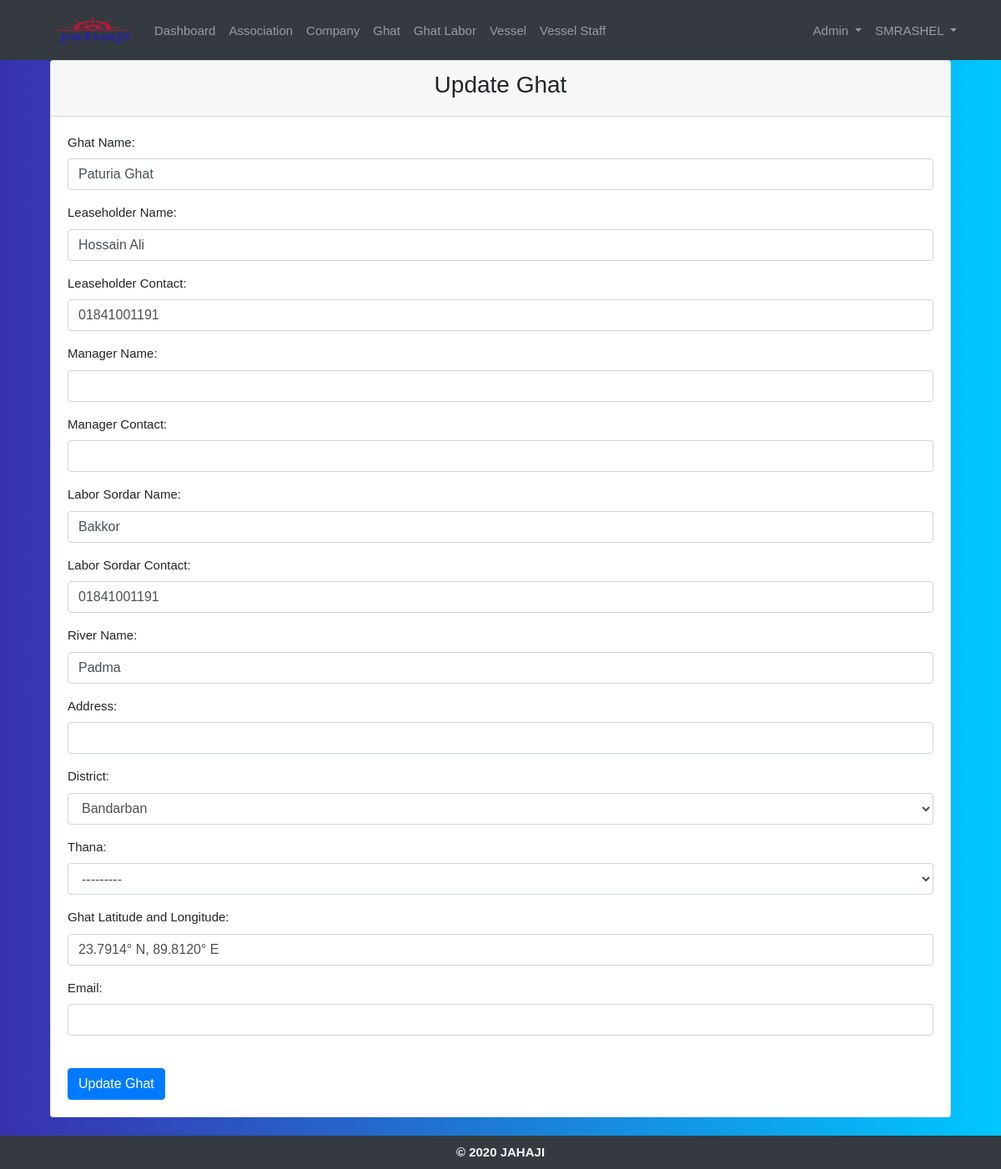
Screenshot of /update_ghat/1/ (signed in) with the database file from the repository.
### crewdatabd/models.py (models this page shows, shortened)
class Ghat(models.Model):
    ghat_name = models.CharField('Ghat Name', max_length=200)
    leaseholder_name = models.CharField('Leaseholder Name', max_length=200)
    leaseholder_contact = models.CharField('Leaseholder Contact', unique=True, max_length=200)
    manager_name = models.CharField('Manager Name', max_length=200, null=True, blank=True)
    manager_contact = models.CharField('Manager Contact', unique=True, max_length=200, null=True, blank=True)
    labor_leader_name = models.CharField('Labor Sordar Name', max_length=200, null=True, blank=True)
    labor_leader_contact = models.CharField('Labor Sordar Contact', unique=True, max_length=200, null=True, blank=True)
    river_name = models.CharField('River Name', max_length=200, null=True, blank=True)
    ghat_address = models.CharField('Address', max_length=200, null=True, blank=True)
    district = models.ForeignKey(District, on_delete=models.CASCADE)
    thana = models.ForeignKey(Thana, on_delete=models.CASCADE)
    ghat_coordinate = models.CharField('Ghat Latitude and Longitude', max_length=200, null=True, blank=True)
    ghat_email = models.EmailField('Email', max_length=200, null=True, blank=True)
    added_by = models.ForeignKey(
        settings.AUTH_USER_MODEL,
        on_delete=models.CASCADE, null=True, blank=True, related_name='+'
    )
    added_date = models.DateTimeField('Added Date', auto_now_add=True, null=True, blank=True)
    updated_by = models.ForeignKey(
        settings.AUTH_USER_MODEL,
        on_delete=models.CASCADE, null=True, blank=True, related_name='+'
    )
    updated_date = models.DateTimeField('Updated Date', auto_now_add=False, null=True, blank=True)

### crewdatabd/decorators.py (the view)
        def wrapper_func(request, *args, **kwargs):
            group = None
            if request.user.groups.exists():
                group = request.user.groups.all()[0].name
            if group in allowed_roles:
                 return view_func(request, *args, **kwargs)
            else:
                return redirect('home')

### crewdatabd/models.py (called while the page is built)
    def __str__(self):
        return self.district_name

    def __str__(self):
        return self.thana_name

### crewdatabd/views.py (called while the page is built, shortened)
@login_required(login_url='login')
@allowed_users(allowed_roles=['admin', 'manager', 'jahaji'])
def updateGhat(request, pk):
    ghat = get_object_or_404(Ghat, id=pk)
    form = GhatForm(instance=ghat)
    heading = 'Update Ghat'
    context = {'form': form, 'heading': heading}
    return render(request, 'crewdatabd/ghat.html', context)

### crewdatabd/templates/crewdatabd/ghat.html (shortened to what this page needs)
{% extends 'crewdatabd/main.html' %}
{% block content %}
<div class="container">
    <div class="card">
        <div class="card-header">
            <h3 class="text-center">{{ heading }}</h3>
        </div>
        <div class="card-body">
            <form action="" method="POST" autocomplete="off" id="myForm" data-thanas-url="{% url 'load_thanas' %}">
                    {{ form.as_p }}
                <br>
                  <button type="submit" name="submit" class="btn btn-primary">{{ heading }}</button>
            </form>
        </div>
    </div>
</div>
{% endblock %}

### crewdatabd/templates/crewdatabd/navbar.html (shortened to what this page needs)
{% load static %}
<nav class="navbar navbar-expand-lg navbar-dark bg-dark">
  <div class="container">
    <div class="collapse navbar-collapse" id="navbarSupportedContent">
      <a class="nav-link" href="{% url 'home' %}">
        <img src="{% static 'images/logo.png' %}" id="logo" alt="logo"  width="100" height="40">
      </a>
      <ul class="navbar-nav mr-auto">
        <li class="nav-item">
          <a class="nav-link" href="{% url 'home' %}">Dashboard</a>
        </li>
        {% for group in user.groups.all %}
          {% if group.name == 'admin' or group.name == 'manager' or group.name == 'viewer' %}
            <li class="nav-item">
              <a class="nav-link" href="{% url 'associations' %}">Association</a>
            </li>
          {% endif %}
        {% endfor %}
        {% for group in user.groups.all %}
          {% if group.name == 'admin' or group.name == 'manager' or group.name == 'jahaji' or group.name == 'viewer' %}
            <li class="nav-item">
              <a class="nav-link" href="{% url 'companies' %}">Company</a>
            </li>
          {% endif %}
        {% endfor %}
        {% for group in user.groups.all %}
          {% if group.name == 'admin' or group.name == 'manager' or group.name == 'jahaji' or group.name == 'viewer' %}
            <li class="nav-item">
              <a class="nav-link" href="{% url 'ghats' %}">Ghat</a>
            </li>
          {% endif %}
        {% endfor %}
        {% for group in user.groups.all %}
          {% if group.name == 'admin' or group.name == 'manager' or group.name == 'ghat' or group.name == 'viewer' %}
            <li class="nav-item">
              <a class="nav-link" href="{% url 'ghat_labors' %}">Ghat Labor</a>
            </li>
          {% endif %}
        {% endfor %}
        {% for group in user.groups.all %}
          {% if group.name == 'admin' or group.name == 'manager' or group.name == 'jahaji' or group.name == 'viewer' %}
            <li class="nav-item">
              <a class="nav-link" href="{% url 'ships' %}">Vessel</a>
            </li>
          {% endif %}
        {% endfor %}
        {% for group in user.groups.all %}
          {% if group.name == 'admin' or group.name == 'manager' or group.name == 'vessel' or group.name == 'viewer' %}
            <li class="nav-item">
              <a class="nav-link" href="{% url 'seafarers' %}">Vessel Staff</a>
            </li>
          {% endif %}
        {% endfor %}
      </ul>
      <ul class="navbar-nav navbar-right">
      {% for group in user.groups.all %}
        {% if group.name == 'admin' or group.name == 'manager' %}
          <li class="nav-item dropdown">
            <a class="nav-link dropdown-toggle" href="#" id="navbarDropdown" role="button" data-toggle="dropdown" aria-haspopup="true" aria-expanded="false">
              Admin
            </a>
          </li>
        {% endif %}
      {% endfor %}
        <li class="nav-item dropdown">
          <a class="nav-link dropdown-toggle" href="#" id="navbarDropdown" role="button" data-toggle="dropdown" aria-haspopup="true" aria-expanded="false">
            {{user.username|upper}}
          </a>
        </li>
      </ul>
    </div>
  </div>
</nav>

### static/css/main.css (style rules this page uses)
html { position: relative; min-height: 100%; }
body { margin-bottom: 40px; font-family: "segoe-ui", "open-sans", tahoma, arial; font-size: 15px; }
.navbar-nav >li >a, .navbar-brand { color: #f8f9fa; padding-top: 5px !important; padding-bottom: 10px !important; height: 30px; }
.navbar { min-height: 30px !important; }

### static/css/seafarer_details.css (style rules this page uses)
body { background: -webkit-linear-gradient(left, #3931af, #00c6ff); }

### rows the page displays
Ghat: ghat_name "Paturia Ghat", leaseholder_name "Hossain Ali", leaseholder_contact "01841001191", labor_leader_name "Bakkor", labor_leader_contact "01841001191", river_name "Padma", district "Bandarban", thana "---------", ghat_coordinate "23.7914° N, 89.8120° E"

### other values shown
{{ user.username|upper }} "SMRASHEL"
{{ heading }} "Update Ghat"
